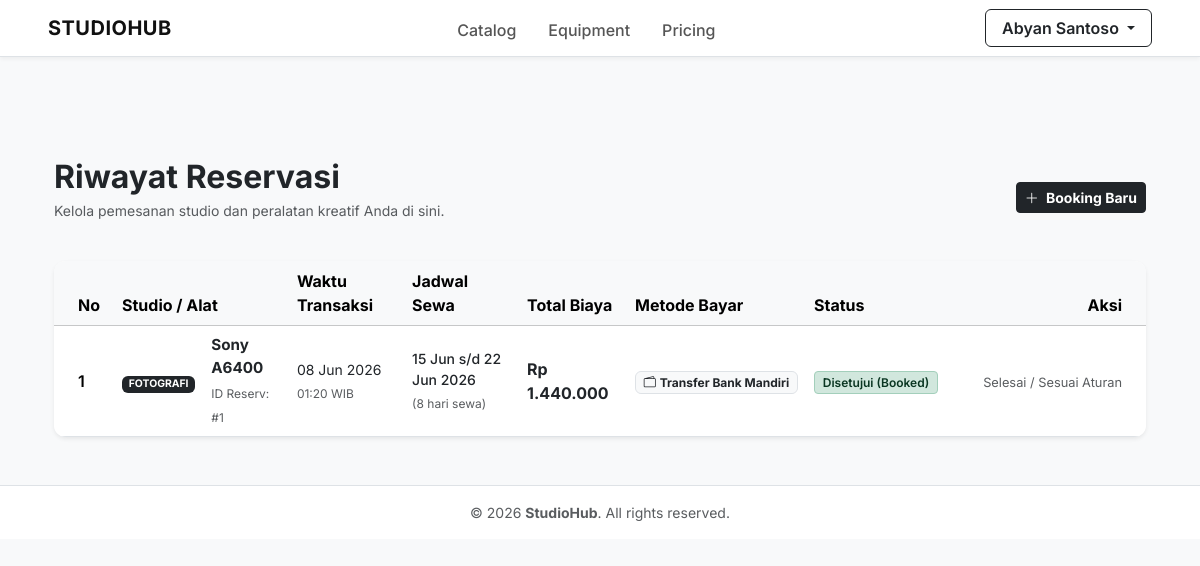
The app's page /modules/reservasi/riwayat.php (signed in) with its own data.
### tables this page shows
CREATE TABLE IF NOT EXISTS `reservasi` (
  `id_reserv` int(11) NOT NULL,
  `id_user` int(11) DEFAULT NULL,
  `tgl_reserv` datetime NOT NULL,
  `tgl_mulai` date NOT NULL,
  `tgl_selesai` date NOT NULL,
  `status_reserv` varchar(50) DEFAULT 'Pending',
  `harga_total` decimal(10,2) DEFAULT NULL,
  `metode_pembayaran` varchar(50) DEFAULT NULL
);

CREATE TABLE IF NOT EXISTS `kategori` (
  `id_kategori` int(11) NOT NULL,
  `nama_kategori` varchar(100) NOT NULL,
  `desc_kategori` text DEFAULT NULL
);

CREATE TABLE IF NOT EXISTS `alat_media` (
  `id_alat` int(11) NOT NULL,
  `nama_alat` varchar(100) NOT NULL,
  `desc_alat` text DEFAULT NULL,
  `id_kategori` int(11) DEFAULT NULL,
  `harga` decimal(10,2) NOT NULL,
  `stok` int(11) NOT NULL,
  `kondisi_alat` varchar(100) DEFAULT NULL,
  `foto_alat` varchar(255) DEFAULT NULL,
  `status_ketersediaan` varchar(50) DEFAULT NULL
);

### modules/reservasi/riwayat.php (the view, shortened to what this page needs)
<?php
include '../../includes/header.php';
$stmt = $pdo->prepare("SELECT r.*, dr.id_alat, am.nama_alat, am.foto_alat, k.nama_kategori
                       FROM reservasi r
                       LEFT JOIN detail_reservasi dr ON r.id_reserv = dr.id_reserv
                       LEFT JOIN alat_media am ON dr.id_alat = am.id_alat
                       LEFT JOIN kategori k ON am.id_kategori = k.id_kategori
                       WHERE r.id_user = :id_user
                       ORDER BY r.tgl_reserv DESC");
$stmt->execute(['id_user' => $_SESSION['user_id']]);
$bookings = $stmt->fetchAll(PDO::FETCH_ASSOC);
?>
<div class="container my-5" style="padding-top: 40px;">
    <div class="d-flex justify-content-between align-items-center mb-4">
        <div>
            <h2 class="fw-bold text-dark mb-1">Riwayat Reservasi</h2>
            <p class="text-muted small">Kelola pemesanan studio dan peralatan kreatif Anda di sini.</p>
        </div>
        <a href="<?= BASE_URL ?>modules/reservasi/form_booking.php" class="btn btn-dark fw-bold btn-sm">
            <i class="bi bi-plus-lg me-1"></i> Booking Baru
        </a>
    </div>
    <div class="card border-0 shadow-sm bg-white overflow-hidden" style="border-radius: 12px;">
        <div class="table-responsive">
            <table class="table align-middle table-hover mb-0">
                <thead class="table-light">
                    <tr>
                        <th class="ps-4" style="width: 60px;">No</th>
                        <th>Studio / Alat</th>
                        <th>Waktu Transaksi</th>
                        <th>Jadwal Sewa</th>
                        <th>Total Biaya</th>
                        <th>Metode Bayar</th>
                        <th>Status</th>
                        <th class="text-end pe-4" style="width: 200px;">Aksi</th>
                    </tr>
                </thead>
                <tbody>
                    <?php if (empty($bookings)): ?>
                        <tr>
                            <td colspan="8" class="text-center py-5 text-muted">
                                <i class="bi bi-calendar-x fs-1 d-block mb-3 text-secondary"></i>
                                Anda belum memiliki riwayat reservasi.
                            </td>
                        </tr>
                    <?php else:
                        $no = 1;
                        foreach ($bookings as $r):
                            $status = $r['status_reserv'];
                            $badge_class = 'bg-secondary';
                            $status_text = htmlspecialchars($status);
                            if ($status === 'Pending') {
                                $badge_class = 'bg-warning-subtle text-warning-emphasis border border-warning-subtle';
                                $status_text = 'Pending';
                            } else if ($status === 'Waiting Payment') {
                                $badge_class = 'bg-info-subtle text-info-emphasis border border-info-subtle';
                                $status_text = 'Menunggu Verifikasi';
                            } else if ($status === 'Booked') {
                                $badge_class = 'bg-success-subtle text-success-emphasis border border-success-subtle';
                                $status_text = 'Disetujui (Booked)';
                            } else if ($status === 'Cancelled') {
                                $badge_class = 'bg-danger-subtle text-danger-emphasis border border-danger-subtle';
                                $status_text = 'Dibatalkan';
                            } else if ($status === 'On Going') {
                                $badge_class = 'bg-primary-subtle text-primary-emphasis border border-primary-subtle';
                                $status_text = 'Sedang Digunakan';
                            } else if ($status === 'Finished') {
                                $badge_class = 'bg-dark-subtle text-dark-emphasis border border-dark-subtle';
                                $status_text = 'Selesai';
                            }
                            $time_created = strtotime($r['tgl_reserv']);
                            $deadline = $time_created + (24 * 60 * 60);
                            $time_left = $deadline - time();
                            $expired = ($time_left <= 0);
                    ?>
                        <tr>
                            <td class="ps-4 fw-semibold"><?= $no++ ?></td>
                            <td>
                                <div class="d-flex align-items-center">
                                    <div class="me-3">
                                        <span class="badge bg-dark text-uppercase" style="font-size: 0.65rem;">
                                            <?= htmlspecialchars($r['nama_kategori'] ?? 'Studio') ?>
                                        </span>
                                    </div>
                                    <div>
                                        <span class="fw-bold text-dark d-block" style="font-size: 0.95rem;">
                                            <?= htmlspecialchars($r['nama_alat'] ?? 'Paket Sesi') ?>
                                        </span>
                                        <small class="text-muted" style="font-size: 0.75rem;">ID Reserv: #<?= $r['id_reserv'] ?></small>
                                    </div>
                                </div>
                            </td>
                            <td>
                                <small class="text-dark d-block"><?= date('d M Y', strtotime($r['tgl_reserv'])) ?></small>
                                <small class="text-muted" style="font-size: 0.75rem;"><?= date('H:i', strtotime($r['tgl_reserv'])) ?> WIB</small>
                            </td>
                            <td>
                                <?php if ($r['tgl_mulai'] === $r['tgl_selesai']): ?>
                                    <small class="fw-medium text-dark d-block"><?= date('d M Y', strtotime($r['tgl_mulai'])) ?></small>
                                    <small class="text-muted" style="font-size: 0.75rem;">Sesi Harian / Sesi Khusus</small>
                                <?php else: ?>
                                    <small class="fw-medium text-dark d-block">
                                        <?= date('d M', strtotime($r['tgl_mulai'])) ?> s/d <?= date('d M Y', strtotime($r['tgl_selesai'])) ?>
                                    </small>
                                    <small class="text-muted" style="font-size: 0.75rem;">
                                        (<?= ceil((strtotime($r['tgl_selesai']) - strtotime($r['tgl_mulai'])) / (60 * 60 * 24)) + 1 ?> hari sewa)
                                    </small>
                                <?php endif; ?>
                            </td>
                            <td class="fw-bold text-dark">
                                Rp <?= number_format($r['harga_total'], 0, ',', '.') ?>
                            </td>
                            <td>
                                <span class="badge bg-light text-dark border small">
                                    <i class="bi bi-wallet2 me-1"></i><?= htmlspecialchars($r['metode_pembayaran'] ?? 'Transfer') ?>
                                </span>
                            </td>
                            <td>
                                <span class="badge <?= $badge_class ?> px-2.5 py-1.5 fw-semibold" style="font-size: 0.75rem; border-radius: 4px;">
                                    <?= $status_text ?>
                                </span>
                            </td>
                            <td class="text-end pe-4">
                                <?php if ($status === 'Pending' && !$expired):
                                    $hours = floor($time_left / 3600);
                                    $minutes = floor(($time_left % 3600) / 60);
                                ?>
                                    <a href="<?= BASE_URL ?>modules/pembayaran/upload_bukti.php?id_reserv=<?= $r['id_reserv'] ?>" class="btn btn-sm btn-dark fw-bold px-3 shadow-sm mb-1" style="font-size: 0.8rem; border-radius: 6px;">
                                        <i class="bi bi-upload me-1"></i> Upload Bukti
                                    </a>
                                    <small class="text-danger d-block text-end fw-semibold" style="font-size: 0.7rem;">
                                        <i class="bi bi-clock me-0.5"></i> Sisa waktu: <?= $hours ?>j <?= $minutes ?>m
                                    </small>
                                <?php elseif ($status === 'Pending' && $expired): ?>
                                    <span class="text-muted small fw-medium" style="font-size: 0.8rem;">Batas Waktu Bayar Habis</span>
                                <?php elseif ($status === 'Waiting Payment'): ?>
                                    <span class="text-muted small fw-medium" style="font-size: 0.8rem;">Menunggu Verifikasi Admin</span>
                                <?php else: ?>
                                    <span class="text-muted small" style="font-size: 0.8rem;">Selesai / Sesuai Aturan</span>
                                <?php endif; ?>
                            </td>
                        </tr>
                    <?php endforeach; ?>
                    <?php endif; ?>
                </tbody>
            </table>
        </div>
    </div>
</div>
<?php
include '../../includes/footer.php';
?>

### assets/css/style.css (style rules this page uses)
body { font-family: 'Inter', -apple-system, BlinkMacSystemFont, "Segoe UI", Roboto, "Helvetica Neue", Arial, sans-serif; color: #333333; background-color: #f8f9fa; padding-top: 70px; }
.card { border: 1px solid #e3e6f0; border-radius: 6px; box-shadow: 0 2px 4px rgba(0,0,0,0.02); transition: transform 0.2s, box-shadow 0.2s; }

### records on screen
reservasi: kategori.nama_kategori "FOTOGRAFI", alat_media.nama_alat "Sony A6400", id_reserv "1", tgl_reserv "08 Jun 2026", tgl_reserv "01:20", tgl_mulai "15 Jun", tgl_selesai "22 Jun 2026", tgl_selesai+tgl_mulai "8", harga_total "1.440.000", metode_pembayaran "Transfer Bank Mandiri", status_reserv "Disetujui (Booked)", shows "Selesai / Sesuai Aturan"

### other values on screen
$_SESSION['nama'] "Abyan Santoso"
